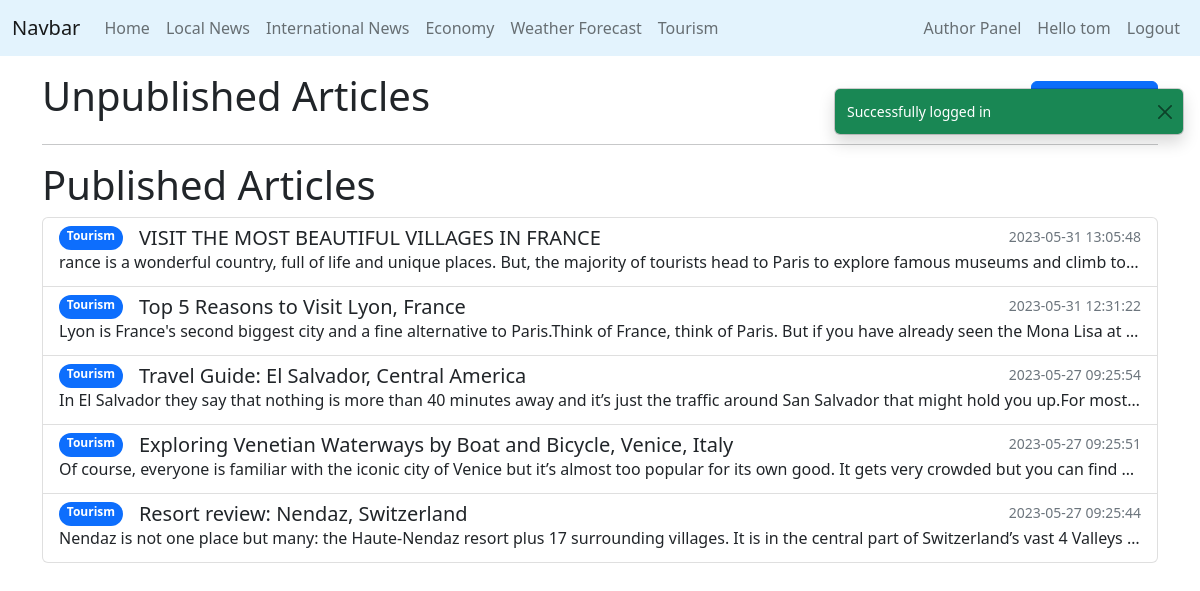
Page /articleEdit/author_panel.php (signed in) on the committed database.
### tables this page shows
CREATE TABLE `Articles` (
  `articleId` int(20) NOT NULL,
  `title` varchar(250) NOT NULL,
  `content` longtext NOT NULL,
  `readTime` int(250) NOT NULL,
  `writtenBy` int(20) NOT NULL,
  `date` datetime NOT NULL,
  `category` varchar(50) NOT NULL,
  `published` tinyint(1) NOT NULL DEFAULT 0,
  `approved` tinyint(1) NOT NULL DEFAULT 0,
  `removed` tinyint(1) NOT NULL DEFAULT 0,
  `thumbnail` varchar(1000) DEFAULT NULL
);

### Database.php (called while the page is built, shortened)
<?php
class Database
{
    public static $instance = null;
    public $mysqli = null;
    private function __construct()
    {
        if ($this->mysqli == null) {
            $this->mysqli = new mysqli(DB_HOSTNAME, DB_USERNAME, DB_PASSWORD, DB_DATABASE);
            $this->mysqli->set_charset('utf8mb4');
        }
    }
    public static function getInstance(): self
    {
        if (self::$instance == null) {
            return new self();
        }
    }
    public function query(string $sql): object
    {
        $result = $this->mysqli->query($sql);
        return $result;
    }
}

### models/Article.php (called while the page is built, shortened)
<?php
class Article
{
    public $category;
    public static function __set_state(array $state): Article
    {
        $article = new Article(
            (int) $state['articleId'],
            $state['title'],
            $state['content'],
            (int) $state['readTime'],
            (int) $state['writtenBy'],
            $state['date'],
            $state['category'],
            (bool) $state['published'],
            (bool) $state['approved'],
            (bool) $state['removed'],
            $state['thumbnail']
        );
        if (isset($state['author']))
            $article->author = $state['author'];
        return $article;
    }
    public function __construct(
        ?int $articleId,
        string $title,
        string $content,
        int $readTime,
        int $writtenBy,
        string $date,
        string $category,
        bool $published,
        bool $approved,
        bool $removed,
        ?string $thumbnail
    ) {
        $this->articleId = $articleId;
        $this->title = $title;
        $this->content = $content;
        $this->date = $date;
        $this->category = $category;
        $this->approved = $approved;
    }
    public static function get_author_articles(int $authorId, bool $published = false): array
    {
        $db = Database::getInstance();
        $articles = $db->query('select Articles.*, CONCAT(Users.firstName, \' \', Users.lastName) as author
                                from Articles
                                join Users on (Users.userId = Articles.writtenBy)
                                where writtenBy = ' . $authorId . '
                                   and published = ' . (int) $published . '
                                   order by date desc')->fetch_all(MYSQLI_ASSOC);
        return array_map(function ($row) {
            return Article::__set_state($row);
        }, $articles);
    }
    public function display_category(): string
    {
        switch ($this->category) {
            case 'tourism':
                return 'Tourism';
        }
    }
}

### articleEdit/author_panel.php (the view, shortened to what this page needs)
<div class="container">
  <div class="hstack">
    <h1>Unpublished Articles</h1>
    <form class="ms-auto" action="<?= BASE_URL . '/articleEdit/create_article.php' ?>" method="post">
      <button id="createBtn" class="btn btn-primary" type="submit">Create Article</button>
    </form>
  </div>
  <hr>
  <h1>Published Articles</h1>
  <div class="list-group">
    <?php
    $published = Article::get_author_articles($_SESSION['userId'], true);
    foreach ($published as $article) {
      $href = $article->approved ?
        (BASE_URL . '/displayNews/article.php?id=' . $article->articleId)
        : (BASE_URL . '/articleEdit/preview.php?articleId=' . $article->articleId);
      echo '
  <a href="' . $href . '" class="list-group-item list-group-item-action flex-column align-items-start">
    <div class="d-flex w-100">
      <span class="badge rounded-pill text-bg-primary vertical-align-middle">' . $article->display_category() . '</span>
      <h5 class="mb-0 ms-3">' . $article->title . '</h5>
      <small class="text-muted ms-auto">' . $article->date . '</small>
    </div>
    <p class="mb-1 text-truncate">' . strip_tags(substr($article->content, 0, 1000)) . '</p>
  </a>
    ';
    }
    ?>
  </div>
</div>

### rows in the picture
articles: category "Tourism", title "VISIT THE MOST BEAUTIFUL VILLAGES IN FRANCE", date "2023-05-31 13:05:48", content "rance is a wonderful country, full of life and unique places. But, the majority of tourists head to Paris to explore famous museums and climb to…"
articles: category "Tourism", title "Top 5 Reasons to Visit Lyon, France", date "2023-05-31 12:31:22", content "Lyon is France's second biggest city and a fine alternative to Paris.Think of France, think of Paris. But if you have already seen the Mona Lisa at…"
articles: category "Tourism", title "Travel Guide: El Salvador, Central America", date "2023-05-27 09:25:54", content "In El Salvador they say that nothing is more than 40 minutes away and it’s just the traffic around San Salvador that might hold you up.For most…"
articles: category "Tourism", title "Exploring Venetian Waterways by Boat and Bicycle, Venice, Italy", date "2023-05-27 09:25:51", content "Of course, everyone is familiar with the iconic city of Venice but it’s almost too popular for its own good. It gets very crowded but you can find…"
articles: category "Tourism", title "Resort review: Nendaz, Switzerland", date "2023-05-27 09:25:44", content "Nendaz is not one place but many: the Haute-Nendaz resort plus 17 surrounding villages. It is in the central part of Switzerland’s vast 4 Valleys…"

### other values in the picture
$_SESSION['username'] "tom"
